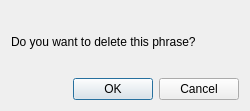
<?xml version="1.0" encoding="UTF-8"?>
<ui version="4.0">
 <class>UserphraseDeleteDialog</class>
 <widget class="QDialog" name="UserphraseDialog">
  <property name="geometry">
   <rect>
    <x>0</x>
    <y>0</y>
    <width>250</width>
    <height>111</height>
   </rect>
  </property>
  <property name="windowTitle">
   <string>Delete phrase</string>
  </property>
  <layout class="QVBoxLayout" name="verticalLayout">
   <item>
    <layout class="QGridLayout" name="gridLayout">
     <property name="sizeConstraint">
      <enum>QLayout::SetDefaultConstraint</enum>
     </property>
     <item row="0" column="0">
      <widget class="QLabel" name="labelPhrase">
       <property name="text">
        <string>Do you want to delete this phrase?</string>
       </property>
      </widget>
     </item>
    </layout>
   </item>
   <item>
    <widget class="QDialogButtonBox" name="buttonBox">
     <property name="standardButtons">
      <set>QDialogButtonBox::Cancel|QDialogButtonBox::Ok</set>
     </property>
    </widget>
   </item>
  </layout>
 </widget>
 <layoutdefault spacing="6" margin="11"/>
 <resources/>
 <connections/>
</ui>
